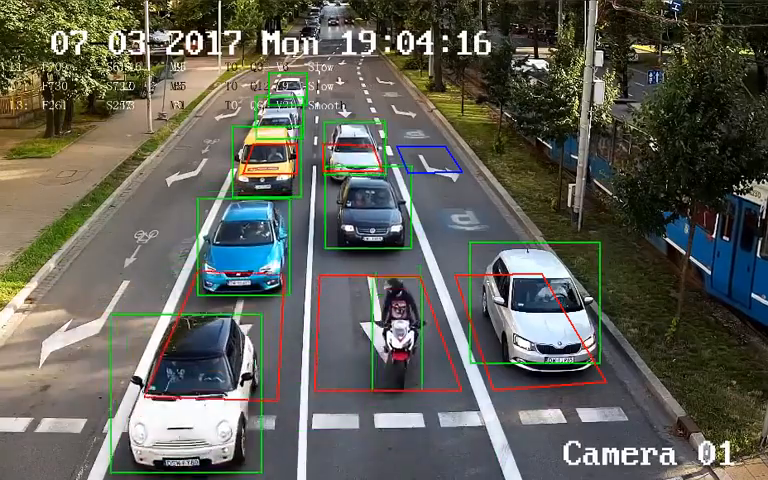
#> input picture frame 34 of videos/traffic.mp4, 768 x 480 px
$ python app.py
#> lines starting #> are read from the running program, lines starting #| are printed output that depends on the picture; after the words box and inside, x2 and y2 are one past the last pixel; in counts of white or black regions, pixels touching at a corner belong together
import cv2
import numpy as np

video = cv2.VideoCapture('videos/traffic.mp4')

while True:
    ret, frame = video.read()
#> frame is the input picture: shape (480, 768, 3); mean B, G, R 86.8, 95.9, 95.4

    if not ret:
        break

    gray = cv2.cvtColor(frame, cv2.COLOR_BGR2GRAY)
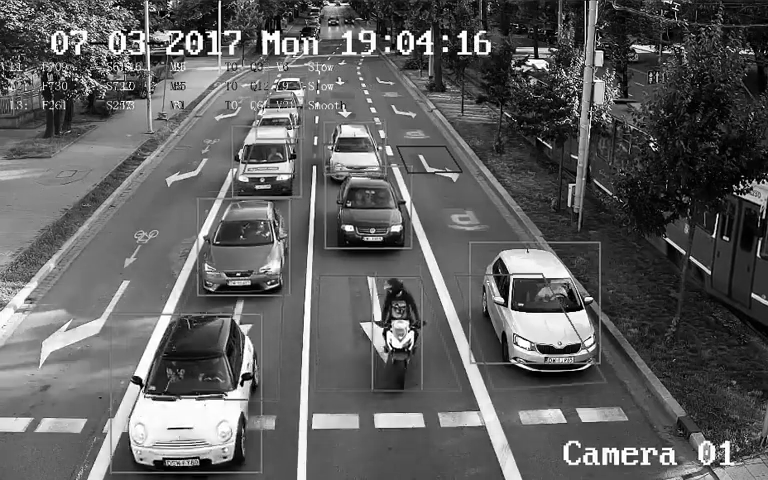
#> gray: shape (480, 768); min 0, max 255, mean 94.7

    blur = cv2.GaussianBlur(gray, (5, 5), 0)
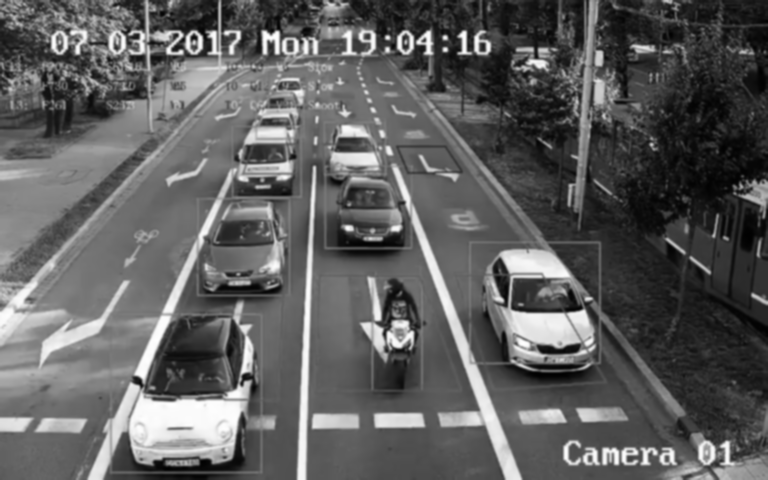
#> blur: shape (480, 768); min 1, max 255, mean 94.7

    edges = cv2.Canny(blur, 50, 150)
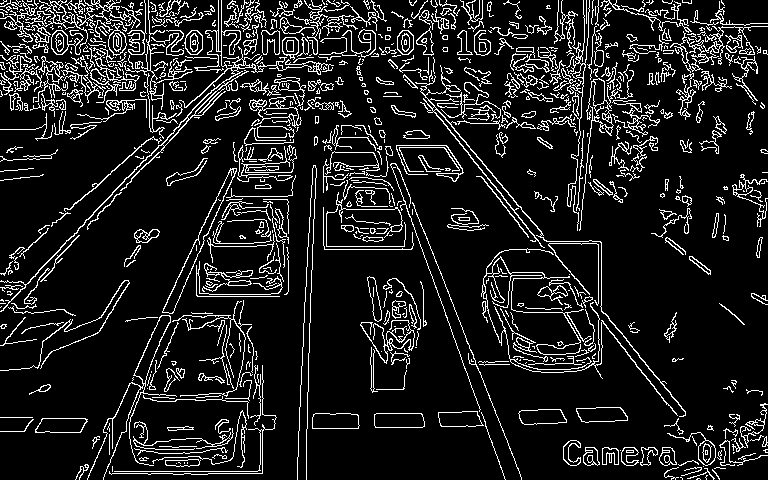
#> edges: shape (480, 768); 11.8% white in thin lines or dots

    cv2.putText(
        frame,
        'Accident Detection Prototype Running',
        (20, 40),
        cv2.FONT_HERSHEY_SIMPLEX,
        1,
        (0, 255, 0),
        2
    )
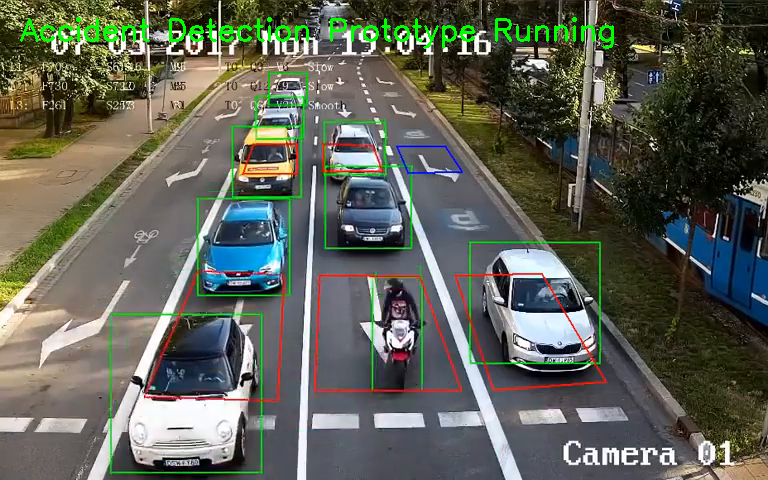
#> frame: shape (480, 768, 3); 1.1% of pixels changed, all inside (x1, y1, x2, y2) = (20, 17, 614, 49)

    cv2.imshow('Traffic Monitoring System', frame)
    cv2.imshow('Processed Frames', edges)

    if cv2.waitKey(1) & 0xFF == ord('q'):
#> (key q is pressed here)
        break

video.release()
cv2.destroyAllWindows()

$ run again, starting later in the video
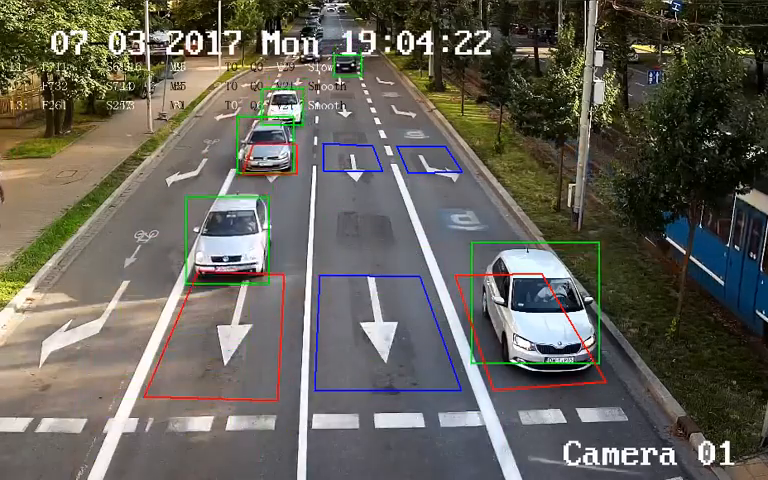
#> input picture frame 155 of videos/traffic.mp4, 768 x 480 px
#> frame is the input picture: shape (480, 768, 3); mean B, G, R 88.9, 97.8, 100.6
#> `edges = cv2.Canny(blur, 50, 150)`:
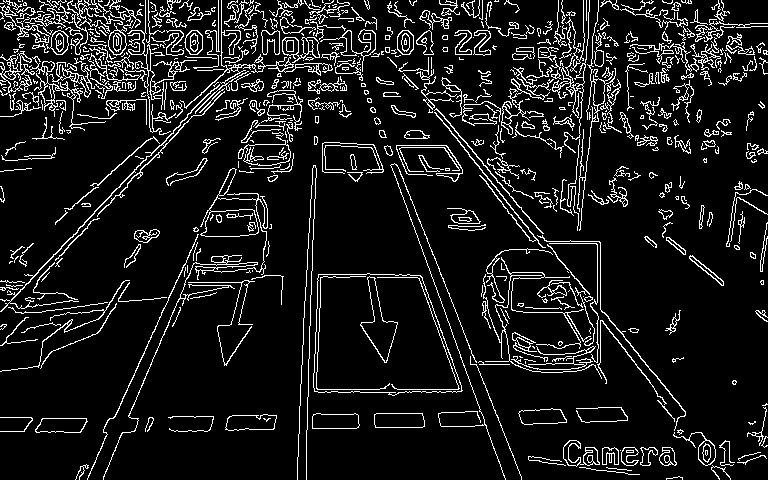
#> edges: shape (480, 768); 10.1% white in thin lines or dots
#> `cv2.putText( frame, 'Accident Detection Prototype Running', (20, 40), ..`:
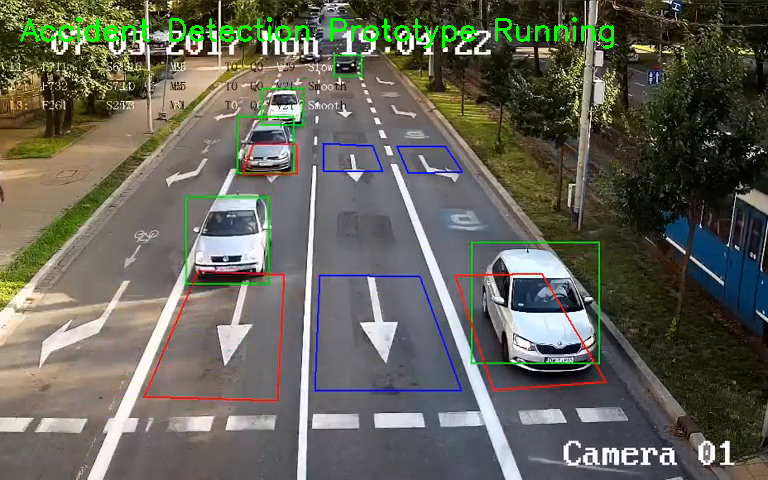
#> frame: shape (480, 768, 3); 1.1% of pixels changed, all inside (x1, y1, x2, y2) = (20, 17, 614, 49)

$ run again, starting later in the video
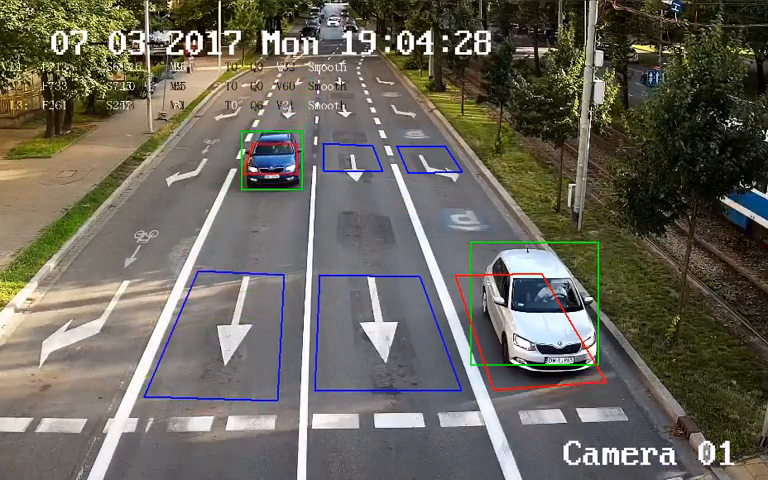
#> input picture frame 276 of videos/traffic.mp4, 768 x 480 px
#> frame is the input picture: shape (480, 768, 3); mean B, G, R 91.8, 101.8, 105.4
#> `edges = cv2.Canny(blur, 50, 150)`:
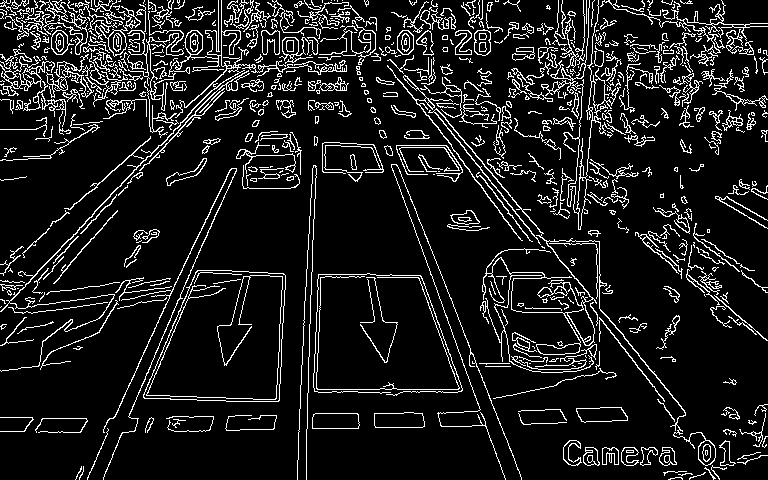
#> edges: shape (480, 768); 10.9% white in thin lines or dots
#> `cv2.putText( frame, 'Accident Detection Prototype Running', (20, 40), ..`:
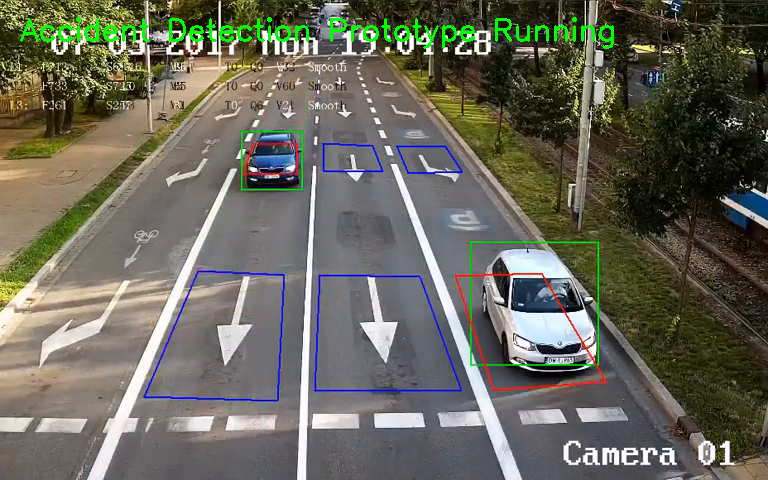
#> frame: shape (480, 768, 3); 1.1% of pixels changed, all inside (x1, y1, x2, y2) = (20, 17, 614, 49)
